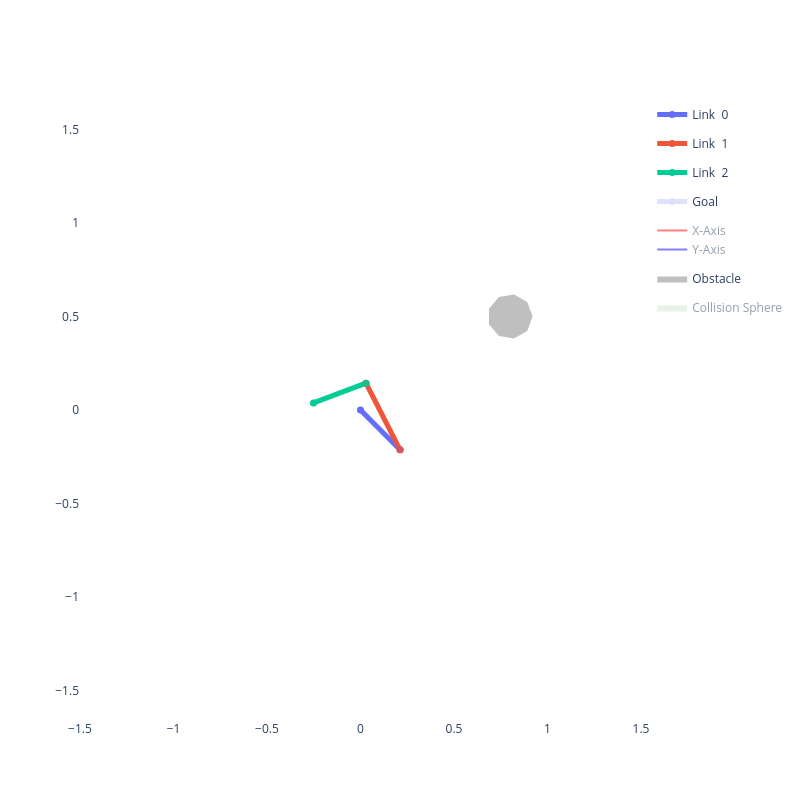

Write notebook code for a chart like this one.
### Code cell
# ---- Visualize random configuration ----
np.random.seed(42)
q_random = np.random.uniform(-np.pi, np.pi, size=(robot.n_dof,))
print(f"Random config: {np.round(q_random, 3)}")

viz = RobotViewer(q_random, robot, obstacles=obstacles)
viz.plot()

### Figure 1 — Plotly figure (JSON) as saved in the notebook; plotly's stock layout.template omitted (floating-point values rounded to 4 significant figures)
{"data": [{"legendgroup": "Joints over time", "line": {"color": "#636EFA", "width": 1}, "mode": "lines", "name": "Joints over time", "opacity": 0.25, "showlegend": false, "type": "scatter", "x": [0.0], "y": [0.0]}, {"fill": "toself", "legendgroup": "Joints over time (Fill)", "line": {"color": "#636EFA", "width": 0}, "mode": "lines", "name": "Joints over time (Fill)", "opacity": 0.2, "showlegend": false, "type": "scatter", "x": [0.0, 0.2115], "y": [0.0, -0.2127]}, {"legendgroup": "Joints over time", "line": {"color": "#EF553B", "width": 1}, "mode": "lines", "name": "Joints over time", "opacity": 0.25, "showlegend": false, "type": "scatter", "x": [0.2115], "y": [-0.2127]}, {"fill": "toself", "legendgroup": "Joints over time (Fill)", "line": {"color": "#EF553B", "width": 0}, "mode": "lines", "name": "Joints over time (Fill)", "opacity": 0.2, "showlegend": false, "type": "scatter", "x": [0.2115, 0.02935], "y": [-0.2127, 0.1434]}, {"legendgroup": "Joints over time", "line": {"color": "#00CC96", "width": 1}, "mode": "lines", "name": "Joints over time", "opacity": 0.25, "showlegend": false, "type": "scatter", "x": [0.02935], "y": [0.1434]}, {"fill": "toself", "legendgroup": "Joints over time (Fill)", "line": {"color": "#00CC96", "width": 0}, "mode": "lines", "name": "Joints over time (Fill)", "opacity": 0.2, "showlegend": false, "type": "scatter", "x": [0.02935, -0.2514], "y": [0.1434, 0.03777]}, {"legendgroup": "Joints over time", "line": {"color": "#00CC96", "width": 1}, "mode": "lines", "name": "Joints over time", "opacity": 0.25, "showlegend": false, "type": "scatter", "x": [-0.2514], "y": [0.03777]}, {"line": {"color": "#636EFA", "width": 5}, "marker": {"color": "#636EFA", "size": 7}, "mode": "lines+markers", "name": "Link  0", "type": "scatter", "x": [0, 0.2115], "y": [0, -0.2127]}, {"line": {"color": "#EF553B", "width": 5}, "marker": {"color": "#EF553B", "size": 7}, "mode": "lines+markers", "name": "Link  1", "type": "scatter", "x": [0.2115, 0.02935], "y": [-0.2127, 0.1434]}, {"line": {"color": "#00CC96", "width": 5}, "marker": {"color": "#00CC96", "size": 7}, "mode": "lines+markers", "name": "Link  2", "type": "scatter", "x": [0.02935, -0.2514], "y": [0.1434, 0.03777]}, {"legendgroup": "Goal", "line": {"color": "#636EFA", "width": 5}, "marker": {"color": "#636EFA", "size": 7}, "mode": "lines+markers", "name": "Goal", "opacity": 0.2, "showlegend": true, "type": "scatter", "x": [0, 0.2115], "y": [0, -0.2127]}, {"legendgroup": "Goal", "line": {"color": "#EF553B", "width": 5}, "marker": {"color": "#EF553B", "size": 7}, "mode": "lines+markers", "name": "Goal", "opacity": 0.2, "showlegend": false, "type": "scatter", "x": [0.2115, 0.02935], "y": [-0.2127, 0.1434]}, {"legendgroup": "Goal", "line": {"color": "#00CC96", "width": 5}, "marker": {"color": "#00CC96", "size": 7}, "mode": "lines+markers", "name": "Goal", "opacity": 0.2, "showlegend": false, "type": "scatter", "x": [0.02935, -0.2514], "y": [0.1434, 0.03777]}, {"legendgroup": "frame", "line": {"color": "red"}, "mode": "lines", "name": "X-Axis", "showlegend": true, "type": "scatter", "visible": "legendonly", "x": [0, 0.07051], "y": [0, -0.07091]}, {"legendgroup": "frame", "line": {"color": "blue"}, "mode": "lines", "name": "Y-Axis", "showlegend": true, "type": "scatter", "visible": "legendonly", "x": [0, 0.07091], "y": [0, 0.07051]}, {"legendgroup": "frame", "line": {"color": "red"}, "mode": "lines", "name": "X-Axis", "showlegend": false, "type": "scatter", "visible": "legendonly", "x": [0.2115, 0.166], "y": [-0.2127, -0.1237]}, {"legendgroup": "frame", "line": {"color": "blue"}, "mode": "lines", "name": "Y-Axis", "showlegend": false, "type": "scatter", "visible": "legendonly", "x": [0.2115, 0.1225], "y": [-0.2127, -0.2583]}, {"legendgroup": "frame", "line": {"color": "red"}, "mode": "lines", "name": "X-Axis", "showlegend": false, "type": "scatter", "visible": "legendonly", "x": [0.02935, -0.06425], "y": [0.1434, 0.1082]}, {"legendgroup": "frame", "line": {"color": "blue"}, "mode": "lines", "name": "Y-Axis", "showlegend": false, "type": "scatter", "visible": "legendonly", "x": [0.02935, 0.06455], "y": [0.1434, 0.04977]}, {"legendgroup": "frame", "line": {"color": "red"}, "mode": "lines", "name": "X-Axis", "showlegend": false, "type": "scatter", "visible": "legendonly", "x": [-0.2514, -0.345], "y": [0.03777, 0.00257]}, {"legendgroup": "frame", "line": {"color": "blue"}, "mode": "lines", "name": "Y-Axis", "showlegend": false, "type": "scatter", "visible": "legendonly", "x": [-0.2514, -0.2162], "y": [0.03777, -0.05583]}, {"fill": "toself", "fillcolor": "gray", "legendgroup": "obstacle", "line": {"width": 0}, "mode": "lines", "name": "Obstacle", "opacity": 0.5, "type": "scatter", "x": [0.92, 0.8919, 0.8208, 0.74, 0.6872, 0.6872, 0.74, 0.8208, 0.8919, 0.92], "y": [0.5, 0.5771, 0.6182, 0.6039, 0.541, 0.459, 0.3961, 0.3818, 0.4229, 0.5]}, {"fill": "toself", "fillcolor": "green", "legendgroup": "sphere", "line": {"width": 0}, "mode": "lines", "name": "Collision Sphere", "opacity": 0.2, "showlegend": true, "type": "scatter", "visible": "legendonly", "x": [0.08, 0.06128, 0.01389, -0.04, -0.07518, -0.07518, -0.04, 0.01389, 0.06128, 0.08], "y": [0.0, 0.05142, 0.07878, 0.06928, 0.02736, -0.02736, -0.06928, -0.07878, -0.05142, -1.959e-17]}, {"fill": "toself", "fillcolor": "green", "legendgroup": "sphere", "line": {"width": 0}, "mode": "lines", "name": "Collision Sphere", "opacity": 0.2, "showlegend": false, "type": "scatter", "visible": "legendonly", "x": [0.1583, 0.1396, 0.09223, 0.03834, 0.003165, 0.003165, 0.03834, 0.09223, 0.1396, 0.1583], "y": [-0.07879, -0.02737, -9.494e-06, -0.009512, -0.05143, -0.1062, -0.1481, -0.1576, -0.1302, -0.07879]}, {"fill": "toself", "fillcolor": "green", "legendgroup": "sphere", "line": {"width": 0}, "mode": "lines", "name": "Collision Sphere", "opacity": 0.2, "showlegend": false, "type": "scatter", "visible": "legendonly", "x": [0.2367, 0.218, 0.1706, 0.1167, 0.0815, 0.0815, 0.1167, 0.1706, 0.218, 0.2367], "y": [-0.1576, -0.1062, -0.0788, -0.08831, -0.1302, -0.1849, -0.2269, -0.2364, -0.209, -0.1576]}, {"fill": "toself", "fillcolor": "green", "legendgroup": "sphere", "line": {"width": 0}, "mode": "lines", "name": "Collision Sphere", "opacity": 0.2, "showlegend": false, "type": "scatter", "visible": "legendonly", "x": [0.2763, 0.2576, 0.2102, 0.1563, 0.1212, 0.1212, 0.1563, 0.2102, 0.2576, 0.2763], "y": [-0.1831, -0.1316, -0.1043, -0.1138, -0.1557, -0.2104, -0.2524, -0.2619, -0.2345, -0.1831]}, {"fill": "toself", "fillcolor": "green", "legendgroup": "sphere", "line": {"width": 0}, "mode": "lines", "name": "Collision Sphere", "opacity": 0.2, "showlegend": false, "type": "scatter", "visible": "legendonly", "x": [0.2257, 0.207, 0.1596, 0.1057, 0.07056, 0.07056, 0.1057, 0.1596, 0.207, 0.2257], "y": [-0.08415, -0.03273, -0.005364, -0.01487, -0.05679, -0.1115, -0.1534, -0.1629, -0.1356, -0.08415]}, {"fill": "toself", "fillcolor": "green", "legendgroup": "sphere", "line": {"width": 0}, "mode": "lines", "name": "Collision Sphere", "opacity": 0.2, "showlegend": false, "type": "scatter", "visible": "legendonly", "x": [0.1751, 0.1564, 0.109, 0.05513, 0.01996, 0.01996, 0.05513, 0.109, 0.1564, 0.1751], "y": [0.01477, 0.06619, 0.09356, 0.08405, 0.04213, -0.01259, -0.05451, -0.06401, -0.03665, 0.01477]}, {"fill": "toself", "fillcolor": "green", "legendgroup": "sphere", "line": {"width": 0}, "mode": "lines", "name": "Collision Sphere", "opacity": 0.2, "showlegend": false, "type": "scatter", "visible": "legendonly", "x": [0.1245, 0.1058, 0.05842, 0.004533, -0.03064, -0.03064, 0.004533, 0.05842, 0.1058, 0.1245], "y": [0.1137, 0.1651, 0.1925, 0.183, 0.1411, 0.08633, 0.04441, 0.03491, 0.06227, 0.1137]}, {"fill": "toself", "fillcolor": "green", "legendgroup": "sphere", "line": {"width": 0}, "mode": "lines", "name": "Collision Sphere", "opacity": 0.2, "showlegend": false, "type": "scatter", "visible": "legendonly", "x": [0.03655, 0.01784, -0.02956, -0.08345, -0.1186, -0.1186, -0.08345, -0.02956, 0.01784, 0.03655], "y": [0.116, 0.1674, 0.1948, 0.1853, 0.1434, 0.08863, 0.04671, 0.03721, 0.06457, 0.116]}, {"fill": "toself", "fillcolor": "green", "legendgroup": "sphere", "line": {"width": 0}, "mode": "lines", "name": "Collision Sphere", "opacity": 0.2, "showlegend": false, "type": "scatter", "visible": "legendonly", "x": [-0.06745, -0.08616, -0.1336, -0.1874, -0.2226, -0.2226, -0.1874, -0.1336, -0.08616, -0.06745], "y": [0.07688, 0.1283, 0.1557, 0.1462, 0.1042, 0.04952, 0.007598, -0.001905, 0.02546, 0.07688]}, {"fill": "toself", "fillcolor": "green", "legendgroup": "sphere", "line": {"width": 0}, "mode": "lines", "name": "Collision Sphere", "opacity": 0.2, "showlegend": false, "type": "scatter", "visible": "legendonly", "x": [-0.1714, -0.1902, -0.2376, -0.2914, -0.3266, -0.3266, -0.2914, -0.2376, -0.1902, -0.1714], "y": [0.03777, 0.08919, 0.1166, 0.1071, 0.06513, 0.01041, -0.03151, -0.04102, -0.01365, 0.03777]}], "layout": {"height": 800, "paper_bgcolor": "white", "plot_bgcolor": "white", "showlegend": true, "width": 800, "xaxis": {"range": [-1.5, 1.5], "scaleanchor": "y", "scaleratio": 1, "showgrid": false, "zeroline": false}, "yaxis": {"range": [-1.5, 1.5], "scaleanchor": "x", "scaleratio": 1, "showgrid": false, "zeroline": false}}}
